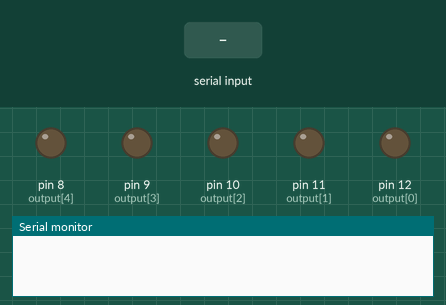
Recording of a sketch running on a simulated Arduino Uno, built with avr-gcc and run on an emulated ATmega328P. Shown: output pins drawn as LEDs (lit = HIGH), the last lines printed to the serial monitor. The inputs (shaded band) are chosen by the test bench.

Above: at 1.3 s.
1.4 s: "b90\n" received over the second serial link
At 2.2 s:
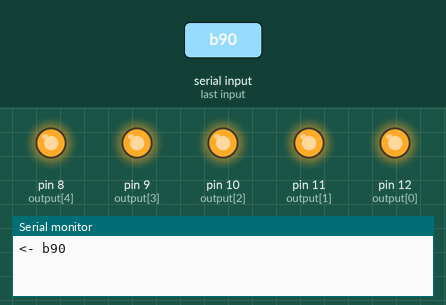
2.9 s: "b,45\n" received over the second serial link
At 3.4 s:
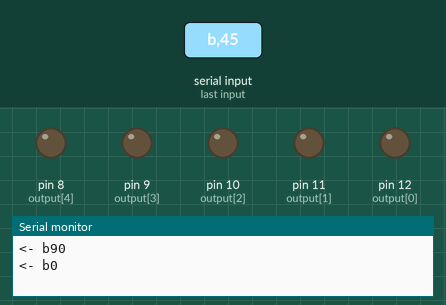
Timing chart, 0 to 5.9 s (numbered marks = the images above; inputs shaded):
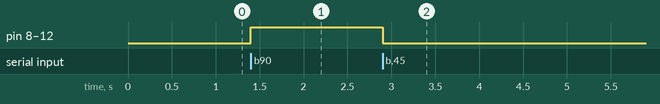

The sketch:

ebb.ino
```cpp
// (licence header left out)
#include <SoftwareSerial.h>
#define BUFFER_SIZE 64

const int output[5] = {12, 11, 10, 9, 8};

int bluetoothTx = 3;  // TX-O pin of bluetooth mate, Arduino D2
int bluetoothRx = 4;  // RX-I pin of bluetooth mate, Arduino D3
char rx_buf[BUFFER_SIZE] = {0};
int rx_len = 0;

SoftwareSerial bluetooth(bluetoothTx, bluetoothRx);

void setup()
{
  Serial.begin(9600);  // Begin the serial monitor at 9600bps

  bluetooth.begin(115200);  // The Bluetooth Mate defaults to 115200bps
  bluetooth.print("$$$");  // Enter command mode
  delay(100);  // Short delay, wait for the Mate to send back CMD
  bluetooth.println("U,9600,N");  // Temporarily Change the baudrate to 9600, no parity
  // 115200 can be too fast at times for NewSoftSerial to relay the data reliably
  bluetooth.begin(9600);  // Start bluetooth serial at 9600

  for(int i = 0; i < 5; i++){
    pinMode(output[i], OUTPUT);
  }

   for(int i = 0; i < 5; i++){
    digitalWrite(output[i], LOW);
  }


}

void bufferData(char c) {
  if (rx_len < BUFFER_SIZE) {
      rx_buf[rx_len++] = c;
  }
}


void checkBluetooth(){
  //receive incoming data
  if (bluetooth.available()) {
    while (bluetooth.available()) {
      char c = bluetooth.read();
      if (c == 0xA || c == 0xD) { // \n or \r
        //add the NULL character as EOF
        bufferData(NULL);
        digestData();
      }
      else {
        bufferData(c);
      }
    }
  }
}

void digestData(){

  Serial.write("<- ");
  Serial.write(rx_buf[0]);
  int value = atoi(rx_buf+1);
  Serial.println(value);

  if(rx_buf[0] == 'b'){
    parseBits(value);
  }else if(rx_buf[0] == 'c'){
    for(int i = 0; i < 5; i++){
      digitalWrite(output[i], LOW);
    }
  }

  rx_len = 0;
  bluetooth.flush();
}

void parseBits(int x){
  int check[5] = {1, 2, 4, 8, 16};
  for(int i = 4; i >= 0; i--){
    if(x - check[i] >= 0){
      digitalWrite(output[i], HIGH);
      x -= check[i];
    }else{
      digitalWrite(output[i], LOW);
    }
  }
}


void loop()
{
  checkBluetooth();
}
```

Measured:
- after the input at 1.4 s, pin 8 (output[4]), pin 9 (output[3]), pin 10 (output[2]), pin 11 (output[1]), pin 12 (output[0]): LOW → HIGH at once
- after the input at 2.9 s, pin 8 (output[4]), pin 9 (output[3]), pin 10 (output[2]), pin 11 (output[1]), pin 12 (output[0]): HIGH → LOW at once
